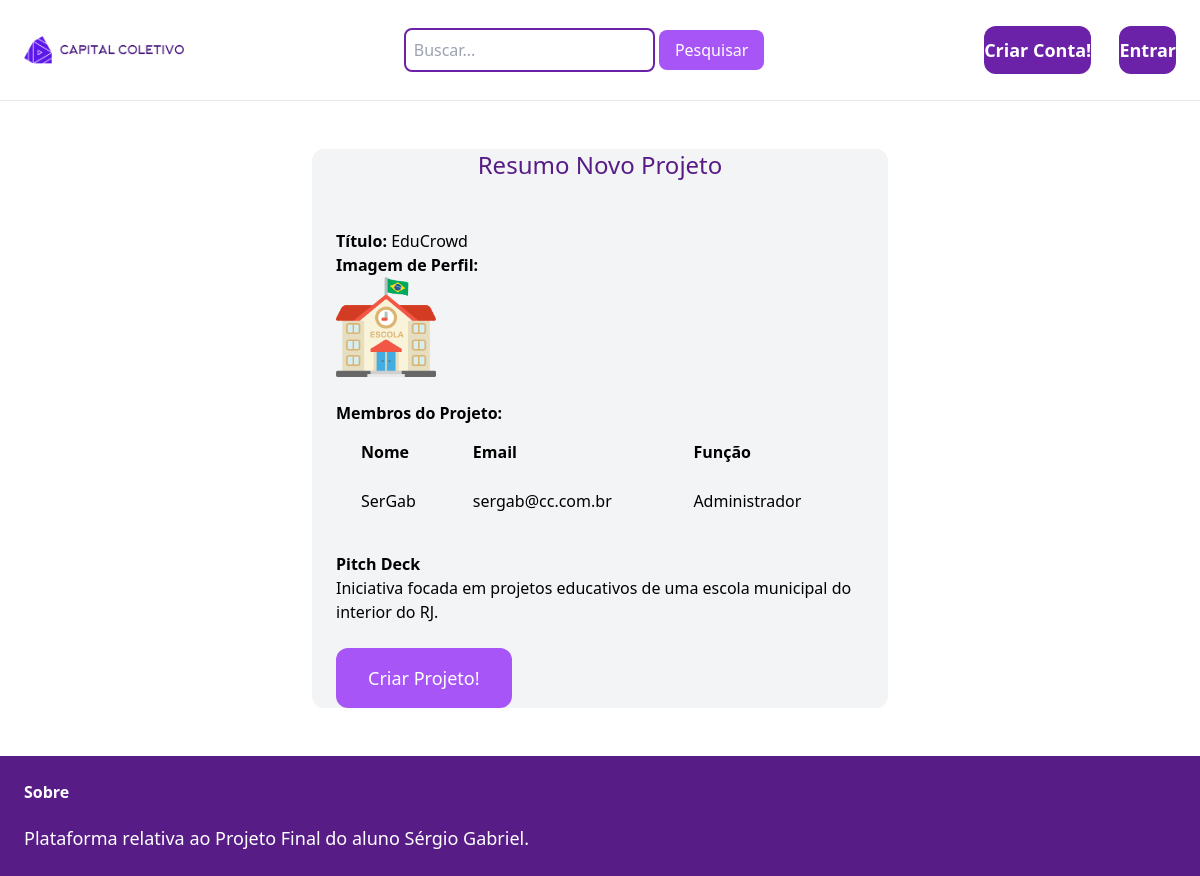
The page /projetos/confirma_novo_projeto/18/ on the database its author committed.
### projetos/models.py (models this page shows, shortened)
class Projeto(models.Model):
    titulo = models.CharField(max_length=255, default='')
    imagem_perfil = models.ImageField(upload_to='projeto_imagens/', default='default_projeto.jpg')
    texto = models.TextField(max_length=5000, default='')
    categoria = models.ForeignKey(Interesse, related_name='projetos', blank=True, null=True, on_delete=models.CASCADE)
    imagem1 = models.ImageField(upload_to='imagens_pitch_deck/', blank=True, null=True)
    imagem2 = models.ImageField(upload_to='imagens_pitch_deck/', blank=True, null=True)
    imagem3 = models.ImageField(upload_to='imagens_pitch_deck/', blank=True, null=True)
    data_criacao = models.DateField(auto_now_add=True, blank=True, null=True)
    tem_campanha = models.BooleanField(default=False)
    membros = models.ManyToManyField(Usuario, through='MembroProjeto')
    organizacao_captadora = models.ForeignKey(OrganizacaoCaptadora, on_delete=models.CASCADE, related_name='projetos', null=True, blank=True)

class MembroProjeto(models.Model):
    usuario = models.ForeignKey(Usuario, on_delete=models.CASCADE)
    projeto = models.ForeignKey(Projeto, on_delete=models.CASCADE)
    FUNCAO_CHOICES = (
        ('MEMBRO', 'Membro'),
        ('ADMINISTRADOR', 'Administrador'),
    )
    funcao = models.CharField(max_length=15, choices=FUNCAO_CHOICES, default='MEMBRO')
    data_inclusao = models.DateField(auto_now_add=True, blank=True, null=True)

### usuarios/models.py (models this page shows, shortened)
class Usuario(AbstractBaseUser, PermissionsMixin):
    email = models.EmailField(blank=True, default='', unique=True)
    nome = models.CharField(max_length=255, blank=True, default='')
    data_nasc = models.DateField(null=True, blank=True)
    imagem_perfil = models.ImageField(upload_to='imagens_perfil/', null=True, blank=True)
    interesses = models.ManyToManyField(Interesse, related_name='usuarios')
    tem_organizacao = models.BooleanField(default=False)
    organizacao_id = models.PositiveIntegerField(null=True, blank=True, default=None)
    is_active = models.BooleanField(default=True)
    is_superuser = models.BooleanField(default=False)
    is_staff = models.BooleanField(default=False)
    data_entrou = models.DateTimeField(default=timezone.now)
    ultimo_login = models.DateField(blank=True, null=True)
    objects = GerenciadorUsuario()
    USERNAME_FIELD = 'email'
    EMAIL_FIELD = 'email'
    REQUIRED_FIELDS = []
    class Meta:
        verbose_name = 'Usuario'
        verbose_name_plural = 'Usuarios'

### projetos/views.py (the view)
# urls.py: path('confirma_novo_projeto/<int:projeto_id>/', views.confirma_novo_projeto, name='confirm_novo_projeto'),
def confirma_novo_projeto(request, projeto_id):
    if request.method == 'POST':
            return redirect('projetos:principal_proj', pk=projeto_id)
    else:
        projeto = get_object_or_404(Projeto, pk=projeto_id)
        membros_projeto = MembroProjeto.objects.filter(projeto=projeto)
        return render(request, 'projetos/13_Confirmacao_Formulario_Criacao_Projeto.html', {
            'titulo': 'Resumo Novo Projeto',
            'projeto': projeto,
            'membros': membros_projeto,
        })

### projetos/templates/projetos/13_Confirmacao_Formulario_Criacao_Projeto.html (shortened to what this page needs)
{% extends 'usuarios/base.html' %}
{% block conteudo %}
<div class="w-1/2 my-6 mx-auto px-6 bg-gray-100 rounded-xl">
    <h2 class="mb-12 text-2xl text-center text-purple-900">{{ titulo }}</h2>
    <form method="post" action=".">
      <p><strong>Título:</strong> {{ projeto.titulo }}</p>
      <p><strong>Imagem de Perfil:</strong> <img src="{{ projeto.imagem_perfil.url }}" alt="Imagem de Perfil" style="width: 100px; height: 100px;"></p><br>
      <p><strong>Membros do Projeto:</strong></p>
      <table class="members-table">
          <thead>
              <tr>
                  <th>Nome</th>
                  <th>Email</th>
                  <th>Função</th>
              </tr>
          </thead>
          <tbody>
              {% for membro in membros %}
                  <tr>
                      <td>{{ membro.usuario.nome }}</td>
                      <td>{{ membro.usuario.email }}</td>
                      <td>{{ membro.get_funcao_display }}</td>
                  </tr>
              {% endfor %}
          </tbody>
      </table>
      <br><p><strong>Pitch Deck</strong></p>
      <p>{{ projeto.texto }}</p><br>
      <button class="py-4 px-8 text-lg bg-purple-500 hover:bg-purple-700 rounded-xl text-white" type="submit">Criar Projeto!</button>
    </form>
</div>
{% endblock %}

### projetos/templates/projetos/13_Confirmacao_Formulario_Criacao_Projeto.html (style rules this page uses)
.members-table { width: 100%; border-collapse: separate; border-spacing: 15px 5px; }
.members-table th, .members-table td { padding: 10px; text-align: left; }

### rows shown on the page
Projeto: titulo "EduCrowd", imagem_perfil (picture), texto "Iniciativa focada em projetos educativos de uma escola municipal do interior do RJ."
MembroProjeto: usuario.nome "SerGab", usuario.email "sergab@cc.com.br", funcao "Administrador"

### other values the page prints
{{ titulo }} "Resumo Novo Projeto"
